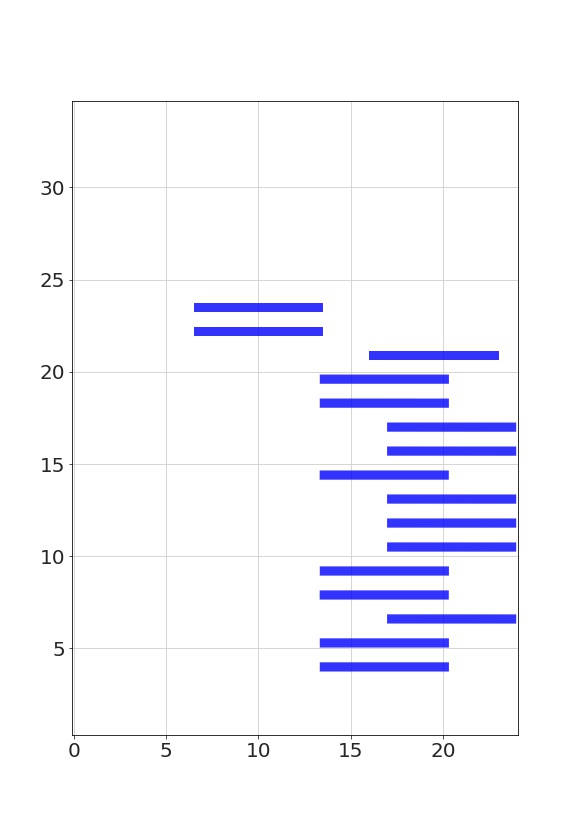
#> input picture Sprint #4 - Classification and Images/board.jpg, 576 x 840 px
$ jupyter execute --allow-errors '2020-10-28 Nim Robot with Image ReadState.ipynb'   (shell and % lines are left out)
#> lines starting #> are read from the running program, lines starting #| are printed output that depends on the picture
[cell 1]
%pylab inline

[cell 2]
from Game import *

[cell 3]
from RobotSim373 import *

[cell 4]
def initial_state(N=20):
    return N

def show_state(state):
    print("There are ",state,"sticks.")

# [20 lines left out: functions valid_moves, update_state, win_status, not called in this run]

[cell 5]
# [4 lines left out: function human_move, not called in this run]

[cell 6]
# [4 lines left out: function random_move, not called in this run]

[cell 7]
# [8 lines left out: function robot_skittles_move, not called in this run]


#> (the rest of this cell did not finish here and is left out)

[cell 8]
# [18 lines left out: function build, not called in this run]

[cell 9]
# [4 lines left out: function act, not called in this run]

## Just drawing it to make sure it looks ok

#> (a cell that did not finish here is left out)

[cell 11]
im=imread('board.jpg')
#> im is the input picture: shape (840, 576, 3); mean R, G, B 245.1, 245.1, 252.7
imshow(im)

[cell 12]
im=imread('board.jpg')

im2=im[150:700,100:360]
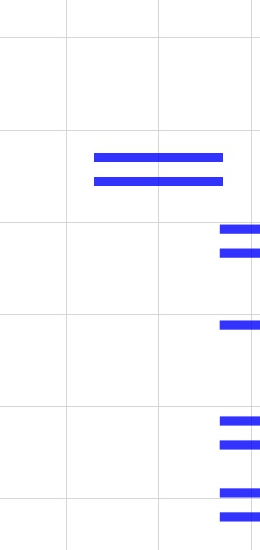
#> im2: shape (550, 260, 3); mean R, G, B 247, 247.1, 253.6
imshow(im2)  # trim out the axes

[cell 13]
imshow(im2)  # trim out the axes

start_row=550
szr=13

for i in range(15):
    r1=start_row-(i+1)*szr
    r2=start_row-(i)*szr

    plot([10,210],[r1,r1],'r-')
    plot([10,210],[r2,r2],'r-')
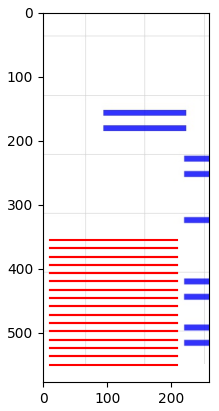
#> figure drawn by matplotlib, 1 panel

[cell 14]
imshow(im2)  # trim out the axes

start_row=527   # played with these values until I got close enough - doesn't have to be perfect
szr=24

for i in range(15):
    r1=start_row-(i+1)*szr
    r2=start_row-(i)*szr

    plot([10,210],[r1,r1],'r-')
    plot([10,210],[r2,r2],'r-')
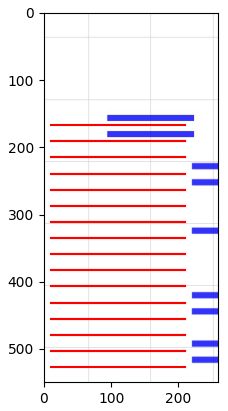
#> figure drawn by matplotlib, 1 panel

[cell 15]
def get_square(im,i):
    im2=im[150:700,100:360]  # trim out the axes

    start_row=527   # played with these values until I got close enough - doesn't have to be perfect
    szr=24

    r1=start_row-(i+1)*szr
    r2=start_row-(i)*szr
    square=im2[r1:r2,:]

    return square

[cell 16]
im=imread('board.jpg')
im2=im[150:700,100:360]
imshow(im2)
for i in range(15):
    square=get_square(im,i)
    subplot(3,5,i+1)
    imshow(square)
    imsave('square%d.jpg' % i,square)
#> this loop made 15 passes
#> pass 1, in get_square, `square=im2[r1:r2,:]`:
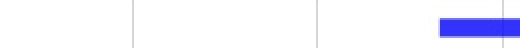
#> square: shape (24, 260, 3) (shown 2 times larger); mean R, G, B 242.4, 242.4, 253.9
#> pass 2, in get_square (call 2), `square=im2[r1:r2,:]`:
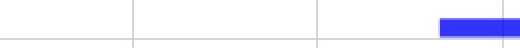
#> square: shape (24, 260, 3) (shown 2 times larger); mean R, G, B 240.6, 240.7, 252.4
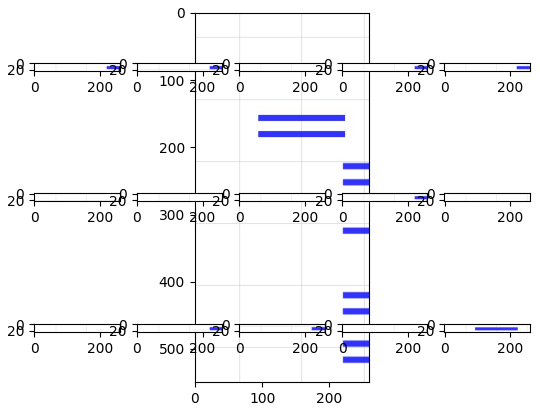
#> figure drawn by matplotlib, 16 panels

## Now, manually put those square images into the proper folders in the file explorer...

## Train a classifier

[cell 17]
from classy import *

#> (a cell that did not finish here is left out)

#> (a cell that did not finish here is left out)

#> (a cell that did not finish here is left out)

#> (a cell that did not finish here is left out)

#> (a cell that did not finish here is left out)

### Train on all the data

#> (a cell that did not finish here is left out)

### make a prediction

[cell 24]
im=imread('board.jpg')
square=get_square(im,10)
#> in get_square (call 16), `square=im2[r1:r2,:]`:
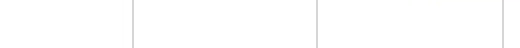
#> square: shape (24, 260, 3) (shown 2 times larger); mean R, G, B 254.5, 254.5, 254.5
imshow(square)
vector=atleast_2d(square.ravel())
#> (the rest of this cell did not finish here and is left out)

[cell 25]
square=get_square(im,2)
